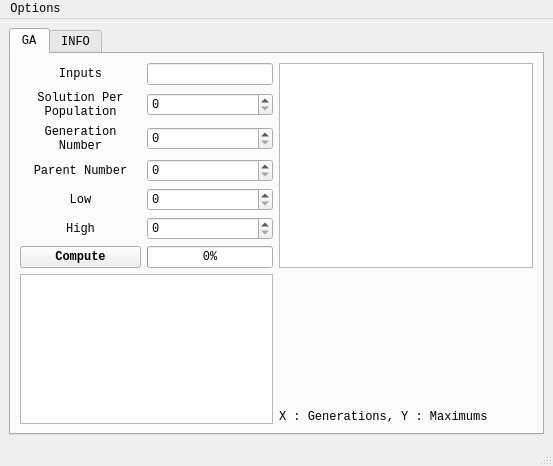
<?xml version="1.0" encoding="UTF-8"?>
<ui version="4.0">
 <class>MainWindow</class>
 <widget class="QMainWindow" name="MainWindow">
  <property name="windowModality">
   <enum>Qt::ApplicationModal</enum>
  </property>
  <property name="enabled">
   <bool>true</bool>
  </property>
  <property name="geometry">
   <rect>
    <x>0</x>
    <y>0</y>
    <width>553</width>
    <height>466</height>
   </rect>
  </property>
  <property name="minimumSize">
   <size>
    <width>553</width>
    <height>410</height>
   </size>
  </property>
  <property name="sizeIncrement">
   <size>
    <width>0</width>
    <height>0</height>
   </size>
  </property>
  <property name="font">
   <font>
    <family>Consolas</family>
   </font>
  </property>
  <property name="windowTitle">
   <string>GAGUI</string>
  </property>
  <property name="tabShape">
   <enum>QTabWidget::Rounded</enum>
  </property>
  <widget class="QWidget" name="centralwidget">
   <property name="enabled">
    <bool>true</bool>
   </property>
   <property name="minimumSize">
    <size>
     <width>551</width>
     <height>425</height>
    </size>
   </property>
   <property name="baseSize">
    <size>
     <width>0</width>
     <height>0</height>
    </size>
   </property>
   <property name="autoFillBackground">
    <bool>false</bool>
   </property>
   <layout class="QGridLayout" name="gridLayout_3">
    <item row="0" column="0">
     <widget class="QTabWidget" name="tabWidget">
      <property name="currentIndex">
       <number>0</number>
      </property>
      <widget class="QWidget" name="tab_ga">
       <attribute name="title">
        <string>GA</string>
       </attribute>
       <layout class="QGridLayout" name="gridLayout">
        <item row="0" column="0">
         <widget class="QLabel" name="label_inputs">
          <property name="text">
           <string>Inputs</string>
          </property>
          <property name="alignment">
           <set>Qt::AlignCenter</set>
          </property>
         </widget>
        </item>
        <item row="0" column="1">
         <widget class="QLineEdit" name="lineEdit_inputs"/>
        </item>
        <item row="0" column="2" rowspan="7">
         <widget class="QPlainTextEdit" name="plainTextEdit_output">
          <property name="font">
           <font>
            <family>Consolas</family>
           </font>
          </property>
          <property name="readOnly">
           <bool>true</bool>
          </property>
         </widget>
        </item>
        <item row="1" column="0">
         <widget class="QLabel" name="label_sol_per_pop">
          <property name="text">
           <string>Solution Per Population</string>
          </property>
          <property name="textFormat">
           <enum>Qt::AutoText</enum>
          </property>
          <property name="scaledContents">
           <bool>false</bool>
          </property>
          <property name="alignment">
           <set>Qt::AlignCenter</set>
          </property>
          <property name="wordWrap">
           <bool>true</bool>
          </property>
         </widget>
        </item>
        <item row="1" column="1">
         <widget class="QSpinBox" name="spinBox_sol_per_pop">
          <property name="maximum">
           <number>10000</number>
          </property>
         </widget>
        </item>
        <item row="2" column="0">
         <widget class="QLabel" name="label_gen_num">
          <property name="layoutDirection">
           <enum>Qt::LeftToRight</enum>
          </property>
          <property name="text">
           <string>Generation Number</string>
          </property>
          <property name="textFormat">
           <enum>Qt::AutoText</enum>
          </property>
          <property name="scaledContents">
           <bool>false</bool>
          </property>
          <property name="alignment">
           <set>Qt::AlignCenter</set>
          </property>
          <property name="wordWrap">
           <bool>true</bool>
          </property>
         </widget>
        </item>
        <item row="2" column="1">
         <widget class="QSpinBox" name="spinBox_gen_num">
          <property name="maximum">
           <number>10000</number>
          </property>
         </widget>
        </item>
        <item row="3" column="0">
         <widget class="QLabel" name="label_parent_num">
          <property name="layoutDirection">
           <enum>Qt::LeftToRight</enum>
          </property>
          <property name="text">
           <string>Parent Number</string>
          </property>
          <property name="textFormat">
           <enum>Qt::AutoText</enum>
          </property>
          <property name="scaledContents">
           <bool>false</bool>
          </property>
          <property name="alignment">
           <set>Qt::AlignCenter</set>
          </property>
          <property name="wordWrap">
           <bool>true</bool>
          </property>
         </widget>
        </item>
        <item row="3" column="1">
         <widget class="QSpinBox" name="spinBox_parent_num">
          <property name="maximum">
           <number>10000</number>
          </property>
         </widget>
        </item>
        <item row="4" column="0">
         <widget class="QLabel" name="label_low">
          <property name="layoutDirection">
           <enum>Qt::LeftToRight</enum>
          </property>
          <property name="text">
           <string>Low</string>
          </property>
          <property name="textFormat">
           <enum>Qt::AutoText</enum>
          </property>
          <property name="scaledContents">
           <bool>false</bool>
          </property>
          <property name="alignment">
           <set>Qt::AlignCenter</set>
          </property>
          <property name="wordWrap">
           <bool>true</bool>
          </property>
         </widget>
        </item>
        <item row="4" column="1">
         <widget class="QSpinBox" name="spinBox_low">
          <property name="maximum">
           <number>10000</number>
          </property>
         </widget>
        </item>
        <item row="5" column="0">
         <widget class="QLabel" name="label_high">
          <property name="layoutDirection">
           <enum>Qt::LeftToRight</enum>
          </property>
          <property name="text">
           <string>High</string>
          </property>
          <property name="textFormat">
           <enum>Qt::AutoText</enum>
          </property>
          <property name="scaledContents">
           <bool>false</bool>
          </property>
          <property name="alignment">
           <set>Qt::AlignCenter</set>
          </property>
          <property name="wordWrap">
           <bool>true</bool>
          </property>
         </widget>
        </item>
        <item row="5" column="1">
         <widget class="QSpinBox" name="spinBox_high">
          <property name="maximum">
           <number>10000</number>
          </property>
         </widget>
        </item>
        <item row="6" column="0">
         <widget class="QPushButton" name="pushButton">
          <property name="font">
           <font>
            <family>Consolas</family>
            <weight>75</weight>
            <bold>true</bold>
           </font>
          </property>
          <property name="acceptDrops">
           <bool>false</bool>
          </property>
          <property name="text">
           <string>Compute</string>
          </property>
         </widget>
        </item>
        <item row="6" column="1">
         <widget class="QProgressBar" name="progressBar">
          <property name="value">
           <number>0</number>
          </property>
          <property name="textVisible">
           <bool>true</bool>
          </property>
          <property name="textDirection">
           <enum>QProgressBar::TopToBottom</enum>
          </property>
         </widget>
        </item>
        <item row="7" column="0" rowspan="2" colspan="2">
         <widget class="QTableWidget" name="tableWidget"/>
        </item>
        <item row="7" column="2">
         <widget class="PlotWidget" name="graphWidget" native="true">
          <property name="sizePolicy">
           <sizepolicy hsizetype="Expanding" vsizetype="Expanding">
            <horstretch>0</horstretch>
            <verstretch>0</verstretch>
           </sizepolicy>
          </property>
         </widget>
        </item>
        <item row="8" column="2">
         <widget class="QLabel" name="label_2">
          <property name="text">
           <string>X : Generations, Y : Maximums</string>
          </property>
         </widget>
        </item>
       </layout>
      </widget>
      <widget class="QWidget" name="tab_info">
       <attribute name="title">
        <string>INFO</string>
       </attribute>
       <layout class="QGridLayout" name="gridLayout_2">
        <item row="0" column="0">
         <widget class="QTextBrowser" name="textBrowser">
          <property name="html">
           <string>&lt;!DOCTYPE HTML PUBLIC &quot;-//W3C//DTD HTML 4.0//EN&quot; &quot;http://www.w3.org/TR/REC-html40/strict.dtd&quot;&gt;
&lt;html&gt;&lt;head&gt;&lt;meta name=&quot;qrichtext&quot; content=&quot;1&quot; /&gt;&lt;style type=&quot;text/css&quot;&gt;
p, li { white-space: pre-wrap; }
&lt;/style&gt;&lt;/head&gt;&lt;body style=&quot; font-family:'Consolas'; font-size:8.25pt; font-weight:400; font-style:normal;&quot;&gt;
&lt;p style=&quot; margin-top:0px; margin-bottom:0px; margin-left:0px; margin-right:0px; -qt-block-indent:0; text-indent:0px;&quot;&gt;&lt;span style=&quot; font-size:14pt; font-weight:600; text-decoration: underline; color:#00aa00;&quot;&gt;ABOUT GAGUI&lt;/span&gt;&lt;/p&gt;
&lt;p style=&quot;-qt-paragraph-type:empty; margin-top:0px; margin-bottom:0px; margin-left:0px; margin-right:0px; -qt-block-indent:0; text-indent:0px; font-size:14pt;&quot;&gt;&lt;br /&gt;&lt;/p&gt;
&lt;p style=&quot; margin-top:0px; margin-bottom:0px; margin-left:0px; margin-right:0px; -qt-block-indent:0; text-indent:0px;&quot;&gt;&lt;span style=&quot; font-size:14pt;&quot;&gt; This application was developed by Yiğit Leblebicier, a computer engineering student at Isparta Uygulamalı Bilimler University, Turkey.&lt;/span&gt;&lt;/p&gt;
&lt;p style=&quot;-qt-paragraph-type:empty; margin-top:0px; margin-bottom:0px; margin-left:0px; margin-right:0px; -qt-block-indent:0; text-indent:0px; font-size:14pt;&quot;&gt;&lt;br /&gt;&lt;/p&gt;
&lt;p style=&quot; margin-top:0px; margin-bottom:0px; margin-left:0px; margin-right:0px; -qt-block-indent:0; text-indent:0px;&quot;&gt;&lt;span style=&quot; font-size:14pt; font-weight:600; text-decoration: underline; color:#00aa00;&quot;&gt;PURPOSE OF GAGUI&lt;/span&gt;&lt;/p&gt;
&lt;p style=&quot;-qt-paragraph-type:empty; margin-top:0px; margin-bottom:0px; margin-left:0px; margin-right:0px; -qt-block-indent:0; text-indent:0px; font-size:14pt;&quot;&gt;&lt;br /&gt;&lt;/p&gt;
&lt;p style=&quot; margin-top:0px; margin-bottom:0px; margin-left:0px; margin-right:0px; -qt-block-indent:0; text-indent:0px;&quot;&gt;&lt;span style=&quot; font-size:14pt;&quot;&gt; GAGUI was homework for the AI course, and its purpose is to be a graphical user interface for finding maximized value for the &lt;/span&gt;&lt;span style=&quot; font-family:'Consolas','Courier New','monospace'; font-size:14pt; color:#00aa00;&quot;&gt;Y = W&lt;/span&gt;&lt;span style=&quot; font-family:'Consolas','Courier New','monospace'; font-size:14pt; color:#00aa00; vertical-align:sub;&quot;&gt;1&lt;/span&gt;&lt;span style=&quot; font-family:'Consolas','Courier New','monospace'; font-size:14pt; color:#00aa00;&quot;&gt;X&lt;/span&gt;&lt;span style=&quot; font-family:'Consolas','Courier New','monospace'; font-size:14pt; color:#00aa00; vertical-align:sub;&quot;&gt;1&lt;/span&gt;&lt;span style=&quot; font-family:'Consolas','Courier New','monospace'; font-size:14pt; color:#00aa00;&quot;&gt; + W&lt;/span&gt;&lt;span style=&quot; font-family:'Consolas','Courier New','monospace'; font-size:14pt; color:#00aa00; vertical-align:sub;&quot;&gt;2&lt;/span&gt;&lt;span style=&quot; font-family:'Consolas','Courier New','monospace'; font-size:14pt; color:#00aa00;&quot;&gt;X&lt;/span&gt;&lt;span style=&quot; font-family:'Consolas','Courier New','monospace'; font-size:14pt; color:#00aa00; vertical-align:sub;&quot;&gt;2 &lt;/span&gt;&lt;span style=&quot; font-family:'Consolas','Courier New','monospace'; font-size:14pt; color:#00aa00;&quot;&gt;+ W&lt;/span&gt;&lt;span style=&quot; font-family:'Consolas','Courier New','monospace'; font-size:14pt; color:#00aa00; vertical-align:sub;&quot;&gt;3&lt;/span&gt;&lt;span style=&quot; font-family:'Consolas','Courier New','monospace'; font-size:14pt; color:#00aa00;&quot;&gt;X&lt;/span&gt;&lt;span style=&quot; font-family:'Consolas','Courier New','monospace'; font-size:14pt; color:#00aa00; vertical-align:sub;&quot;&gt;3&lt;/span&gt;&lt;span style=&quot; font-family:'Consolas','Courier New','monospace'; font-size:14pt; color:#00aa00;&quot;&gt; + W&lt;/span&gt;&lt;span style=&quot; font-family:'Consolas','Courier New','monospace'; font-size:14pt; color:#00aa00; vertical-align:sub;&quot;&gt;4&lt;/span&gt;&lt;span style=&quot; font-family:'Consolas','Courier New','monospace'; font-size:14pt; color:#00aa00;&quot;&gt;X&lt;/span&gt;&lt;span style=&quot; font-family:'Consolas','Courier New','monospace'; font-size:14pt; color:#00aa00; vertical-align:sub;&quot;&gt;4 &lt;/span&gt;&lt;span style=&quot; font-family:'Consolas','Courier New','monospace'; font-size:14pt; color:#00aa00;&quot;&gt;+ W&lt;/span&gt;&lt;span style=&quot; font-family:'Consolas','Courier New','monospace'; font-size:14pt; color:#00aa00; vertical-align:sub;&quot;&gt;5&lt;/span&gt;&lt;span style=&quot; font-family:'Consolas','Courier New','monospace'; font-size:14pt; color:#00aa00;&quot;&gt;X&lt;/span&gt;&lt;span style=&quot; font-family:'Consolas','Courier New','monospace'; font-size:14pt; color:#00aa00; vertical-align:sub;&quot;&gt;5&lt;/span&gt;&lt;span style=&quot; font-family:'Consolas','Courier New','monospace'; font-size:14pt; color:#00aa00;&quot;&gt; + W&lt;/span&gt;&lt;span style=&quot; font-family:'Consolas','Courier New','monospace'; font-size:14pt; color:#00aa00; vertical-align:sub;&quot;&gt;6&lt;/span&gt;&lt;span style=&quot; font-family:'Consolas','Courier New','monospace'; font-size:14pt; color:#00aa00;&quot;&gt;X&lt;/span&gt;&lt;span style=&quot; font-family:'Consolas','Courier New','monospace'; font-size:14pt; color:#00aa00; vertical-align:sub;&quot;&gt;6&lt;/span&gt;&lt;span style=&quot; font-family:'Consolas','Courier New','monospace'; font-size:14pt; color:#00aa00;&quot;&gt; + ...&lt;/span&gt;&lt;/p&gt;
&lt;p style=&quot;-qt-paragraph-type:empty; margin-top:0px; margin-bottom:0px; margin-left:0px; margin-right:0px; -qt-block-indent:0; text-indent:0px; font-size:14pt; font-weight:600; text-decoration: underline; color:#00aa00;&quot;&gt;&lt;br /&gt;&lt;/p&gt;
&lt;p style=&quot; margin-top:0px; margin-bottom:0px; margin-left:0px; margin-right:0px; -qt-block-indent:0; text-indent:0px;&quot;&gt;&lt;span style=&quot; font-size:8pt; color:#aa55ff;&quot;&gt;https://github.com/Polybotumian&lt;/span&gt;&lt;/p&gt;
&lt;p style=&quot; margin-top:0px; margin-bottom:0px; margin-left:0px; margin-right:0px; -qt-block-indent:0; text-indent:0px;&quot;&gt;&lt;span style=&quot; font-size:8pt; color:#aa55ff;&quot;&gt;https://www.linkedin.com/in/yi%C4%9Fit-leblebicier-0bb2601b6/&lt;/span&gt;&lt;/p&gt;&lt;/body&gt;&lt;/html&gt;</string>
          </property>
         </widget>
        </item>
       </layout>
      </widget>
     </widget>
    </item>
   </layout>
  </widget>
  <widget class="QMenuBar" name="menubar">
   <property name="geometry">
    <rect>
     <x>0</x>
     <y>0</y>
     <width>553</width>
     <height>20</height>
    </rect>
   </property>
   <widget class="QMenu" name="menuWrite_Results">
    <property name="title">
     <string>Options</string>
    </property>
    <addaction name="actionWrite_Results"/>
    <addaction name="actiontable_to_excel"/>
   </widget>
   <addaction name="menuWrite_Results"/>
  </widget>
  <widget class="QStatusBar" name="statusbar"/>
  <action name="actionWrite_Results">
   <property name="text">
    <string>Console to txt File</string>
   </property>
  </action>
  <action name="actiontable_to_excel">
   <property name="text">
    <string>Table to xlsx File</string>
   </property>
  </action>
  <action name="actionhelp">
   <property name="text">
    <string>Help</string>
   </property>
  </action>
  <action name="actionInfo">
   <property name="text">
    <string>Info</string>
   </property>
  </action>
 </widget>
 <customwidgets>
  <customwidget>
   <class>PlotWidget</class>
   <extends>QWidget</extends>
   <header>pyqtgraph</header>
   <container>1</container>
  </customwidget>
 </customwidgets>
 <resources/>
 <connections/>
</ui>
